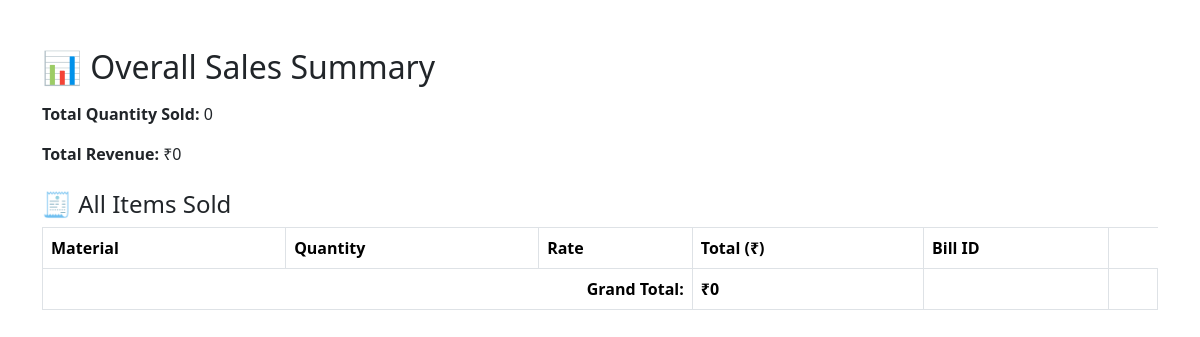
Before: /overall_history/ with the older database file.
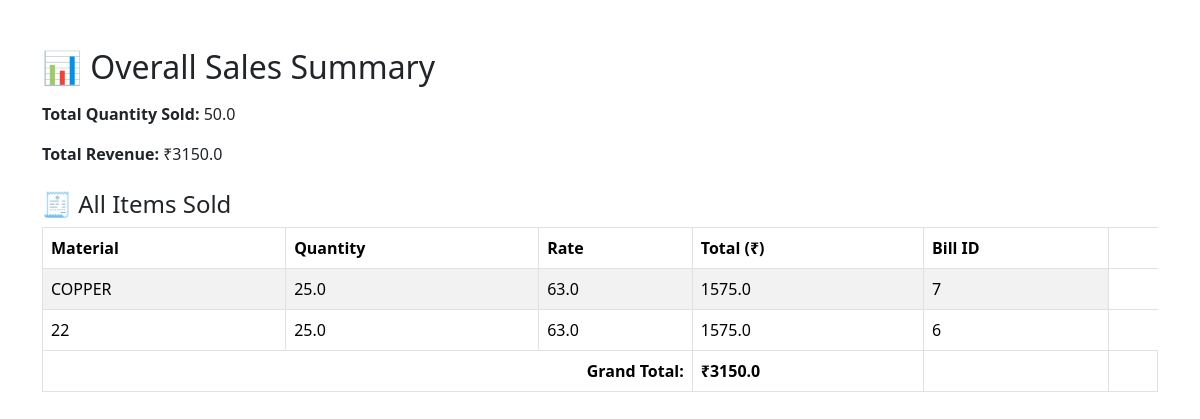
After: the same page with the newer database file.
### myapp/models.py (models this page shows, shortened)
class Item(models.Model):
    bill = models.ForeignKey(Bill, on_delete=models.CASCADE, related_name='items')
    material = models.CharField(max_length=255)
    quantity = models.FloatField()
    rate = models.FloatField()
    total = models.FloatField()

class Bill(models.Model):
    bill_number = models.CharField(max_length=6, unique=True, blank=True)
    customer_name = models.CharField(max_length=100)
    created_at = models.DateTimeField(auto_now_add=True)

### myapp/views.py (the view)
# urls.py: path('overall_history/', views.overall_history, name='overall_history'),
def overall_history(request):
    items = Item.objects.all().order_by('-id')
    total_quantity = items.aggregate(total_qty=Sum('quantity'))['total_qty'] or 0
    total_revenue = items.aggregate(total_sales=Sum('total'))['total_sales'] or 0
    return render(request, 'overall_history.html', {
        'items': items,
        'total_quantity': total_quantity,
        'total_revenue': total_revenue,
    })

### myapp/templates/overall_history.html (shortened to what this page needs)
<!DOCTYPE html>
<html>
<head>
    <link rel="stylesheet" href="https://cdn.jsdelivr.net/npm/bootstrap@5.3.2/dist/css/bootstrap.min.css">
</head>
<body class="container mt-5">
    <h2>📊 Overall Sales Summary</h2>
    <div class="mt-3 mb-4">
        <p><strong>Total Quantity Sold:</strong> {{ total_quantity }}</p>
        <p><strong>Total Revenue:</strong> ₹{{ total_revenue }}</p>
    </div>
    <h4>🧾 All Items Sold</h4>
    <table class="table table-bordered table-striped">
        <thead>
            <tr>
                <th>Material</th>
                <th>Quantity</th>
                <th>Rate</th>
                <th>Total (₹)</th>
                <th>Bill ID</th>
            </tr>
        </thead>
        <tbody>
            {% for item in items %}
            <tr>
                <td>{{ item.material }}</td>
                <td>{{ item.quantity }}</td>
                <td>{{ item.rate }}</td>
                <td>{{ item.total }}</td>
                <td>{{ item.bill.id }}</td>
            </tr>
            {% endfor %}
        </tbody>
        <tfoot>
            <tr>
                <th colspan="3" class="text-end">Grand Total:</th>
                <th>₹{{ total_revenue }}</th>
                <th></th>
                <th></th>
            </tr>
        </tfoot>
    </table>
</body>
</html>

Changed rows visible on the page:
added Item: material "COPPER", quantity "25.0", rate "63.0", total "1575.0", bill.id "7"
added Item: material "22", quantity "25.0", rate "63.0", total "1575.0", bill.id "6"
Other visible differences:
{{ total_quantity }}: "0" → "50.0"
{{ total_revenue }}: "0" → "3150.0"
